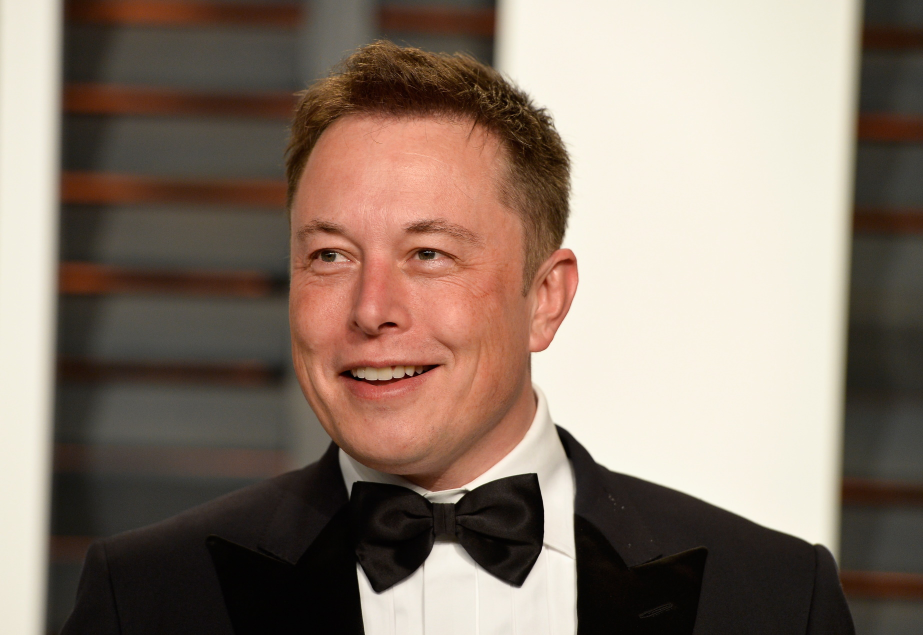
#> input picture PhotoEdu/ElonMusk.jpg, 1846 x 1270 px (shown at 1/2 size)
$ python SampleBasic.py
#> lines starting #> are read from the running program, lines starting #| are printed output that depends on the picture; after the words box and inside, x2 and y2 are one past the last pixel; in counts of white or black regions, pixels touching at a corner belong together
import cv2 as cv

img = cv.imread('PhotoEdu/ElonMusk.jpg')
#> img is the input picture: shape (1270, 1846, 3); mean B, G, R 109.8, 122.6, 139.2
cv.imshow('Musk ', img)

gray = cv.cvtColor(img, cv.COLOR_BGR2GRAY)
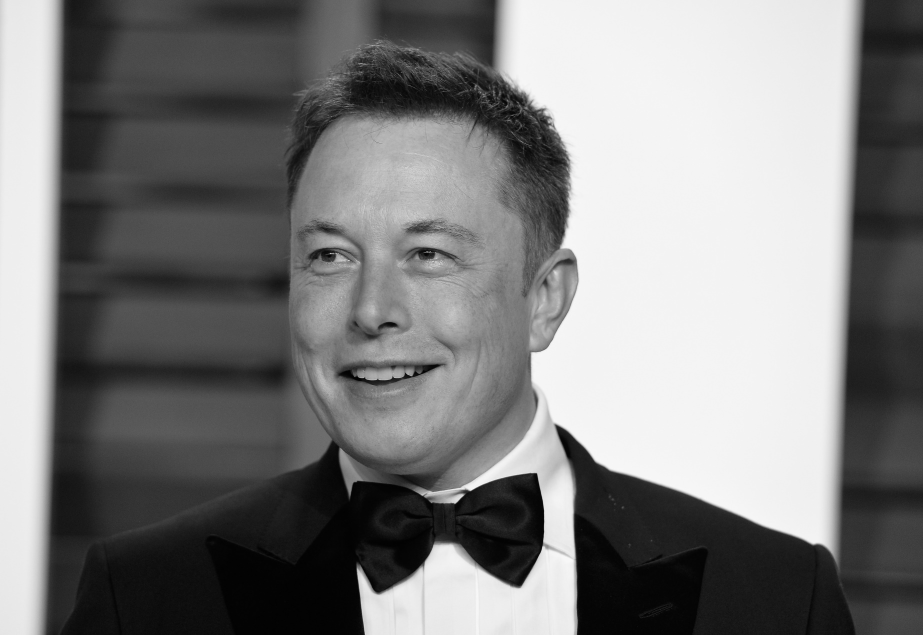
#> gray: shape (1270, 1846) (shown at 1/2 size); min 0, max 252, mean 126
cv.imshow('gray', gray)

#blur
blur = cv.GaussianBlur(img, (3, 3), cv.BORDER_DEFAULT)
cv.imshow('blur', blur)

#Edge cascade
canny = cv.Canny(img, 125, 175)
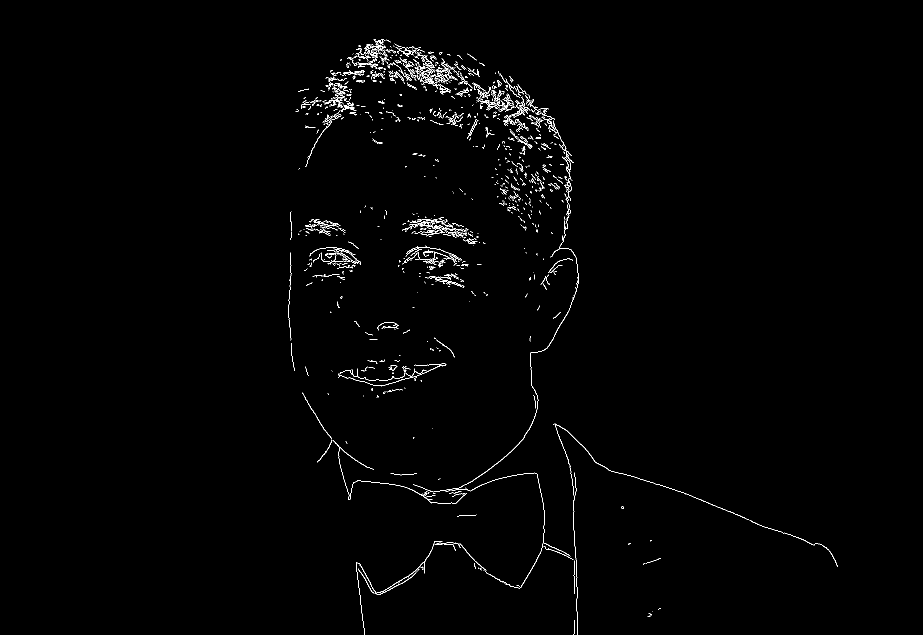
#> canny: shape (1270, 1846) (shown at 1/2 size); 0.9% white in thin lines or dots, all inside (x1, y1, x2, y2) = (577, 78, 1676, 1270)
cv.imshow('Canny', canny)

canny = cv.Canny(blur, 125, 175)
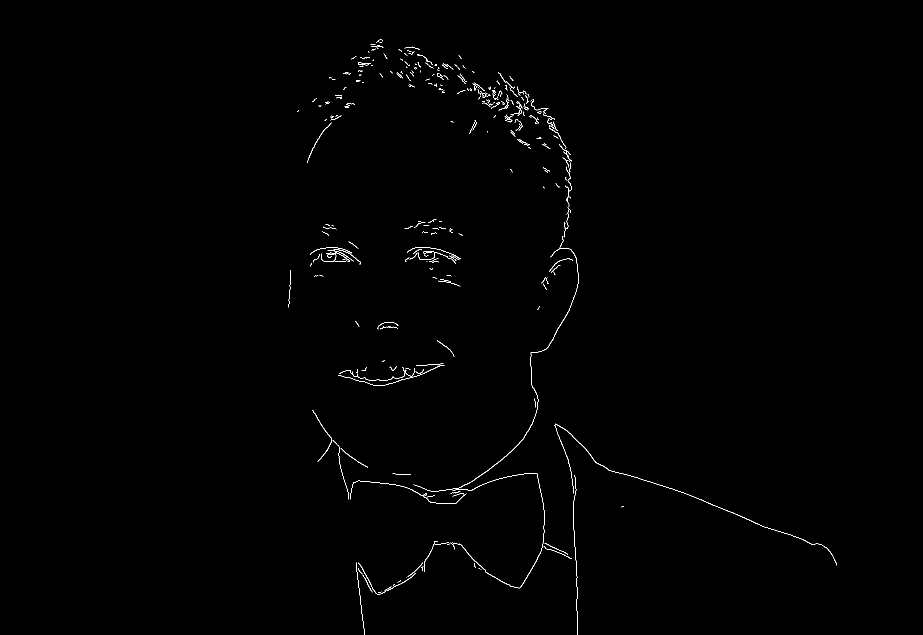
#> canny: shape (1270, 1846) (shown at 1/2 size); 0.43% white in thin lines or dots, all inside (x1, y1, x2, y2) = (577, 79, 1674, 1270)
cv.imshow('Canny blur', canny)

#Dilating the image
dilated = cv.dilate(canny, (3, 3), iterations=1)
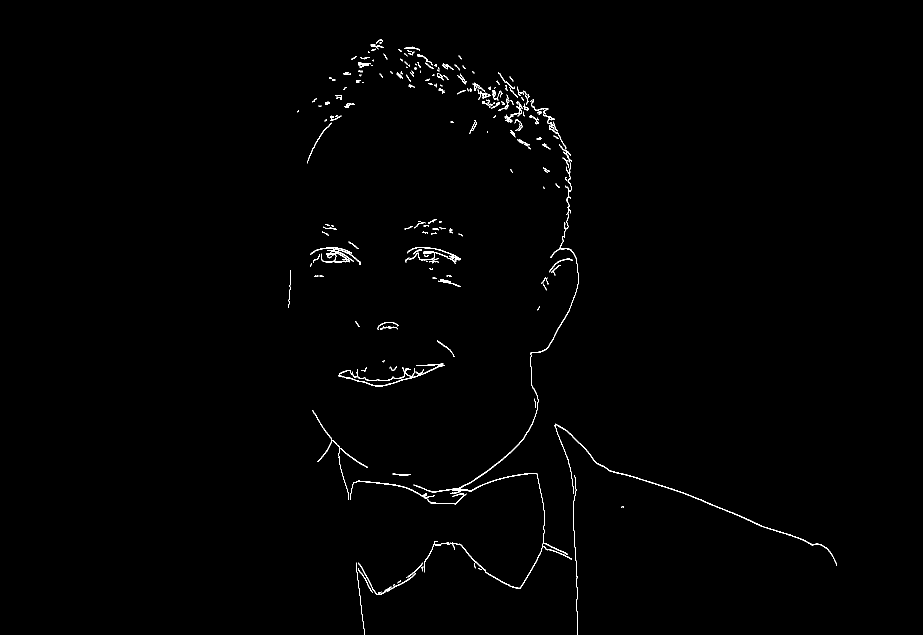
#> dilated: shape (1270, 1846) (shown at 1/2 size); 0.69% white in thin lines or dots, all inside (x1, y1, x2, y2) = (577, 79, 1674, 1270)
cv.imshow('dilated', dilated)

#Erofing
eroded = cv.erode(dilated, (3, 3), iterations=1)
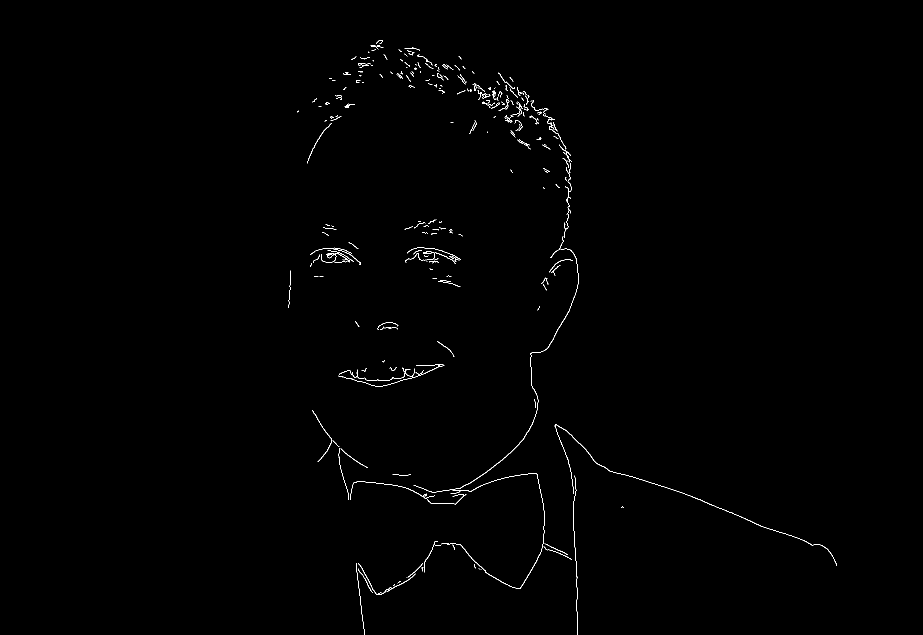
#> eroded: shape (1270, 1846) (shown at 1/2 size); 0.44% white in thin lines or dots, all inside (x1, y1, x2, y2) = (577, 80, 1674, 1270)
cv.imshow('eroded ', eroded )

#resize
resize = cv.resize(img, (500, 500), interpolation=cv.INTER_AREA)
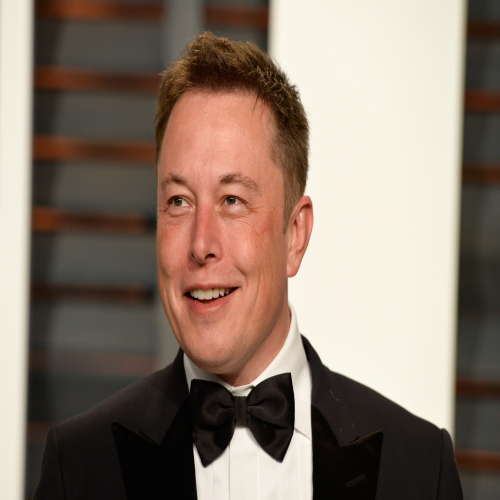
#> resize: shape (500, 500, 3); mean B, G, R 109.8, 122.6, 139.2
cv.imshow('resize ', resize)

#cropped
cropped = img[50:200, 200:400]
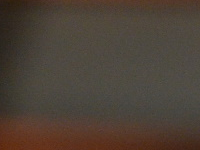
#> cropped: shape (150, 200, 3); mean B, G, R 54.9, 65.2, 76.9
cv.imshow('Croped',cropped )

cv.waitKey(0)

$ run again, with PhotoEdu/Richard.jpg copied over PhotoEdu/ElonMusk.jpg
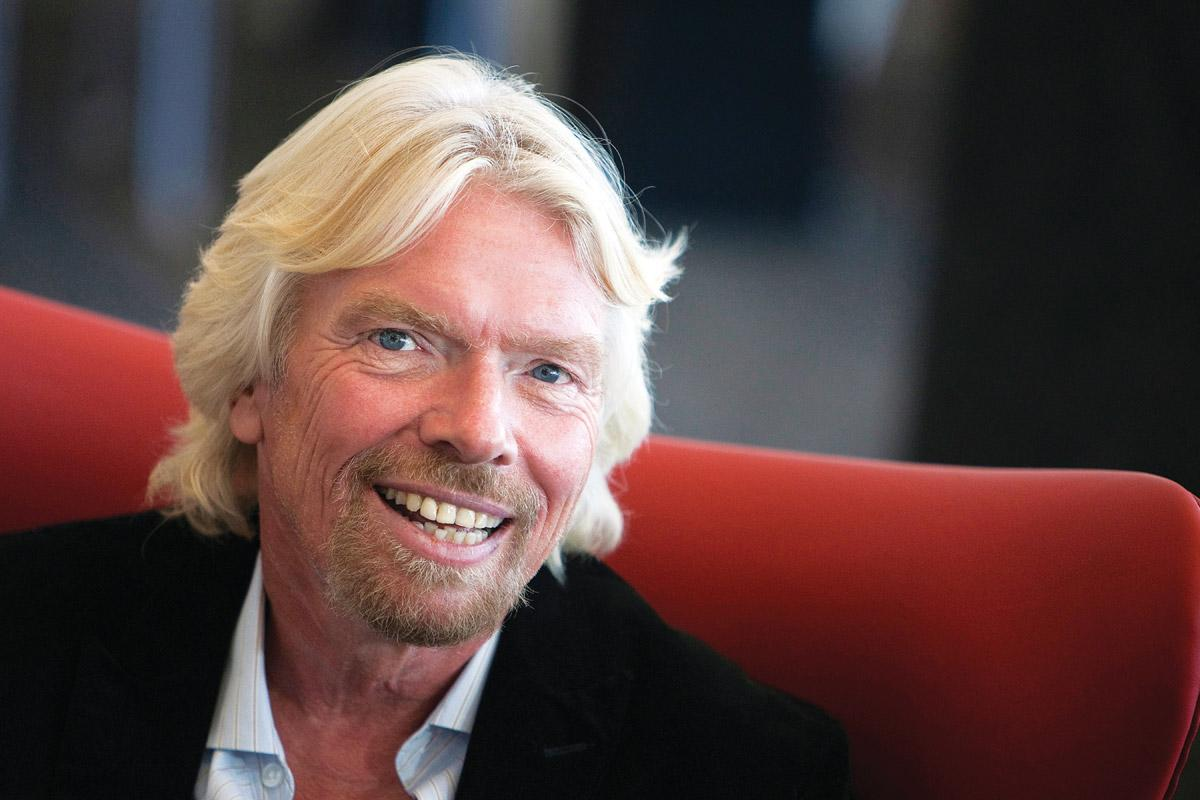
#> input picture PhotoEdu/Richard.jpg, 1200 x 800 px
#> img is the input picture: shape (800, 1200, 3); mean B, G, R 63.6, 65.3, 90
#> `canny = cv.Canny(img, 125, 175)`:
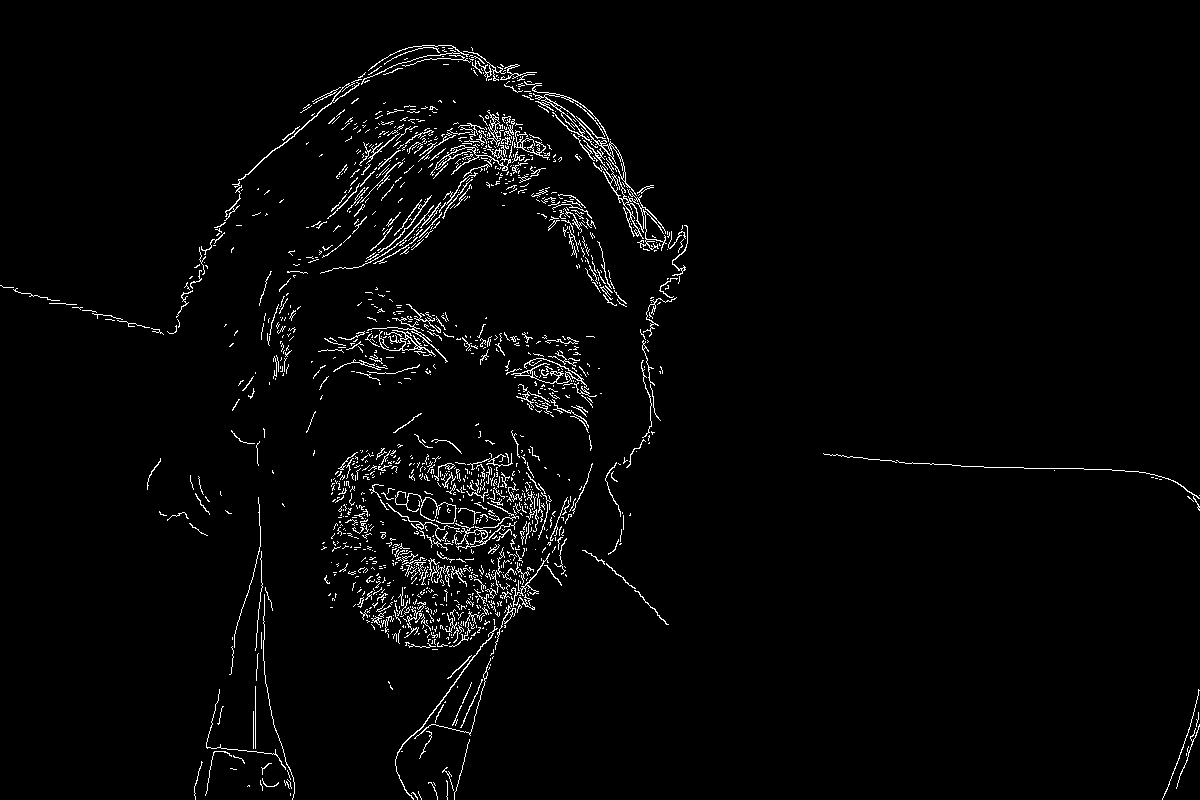
#> canny: shape (800, 1200); 2.5% white in thin lines or dots
#> dilated: shape (800, 1200); 1.7% white in thin lines or dots
#> eroded: shape (800, 1200); 1.1% white in thin lines or dots
#> `cropped = img[50:200, 200:400]`:
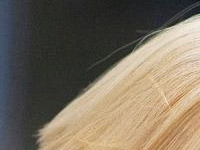
#> cropped: shape (150, 200, 3); mean B, G, R 93.9, 109.9, 120.9

$ run again, with PhotoEdu/VernerBraun.jpg copied over PhotoEdu/ElonMusk.jpg
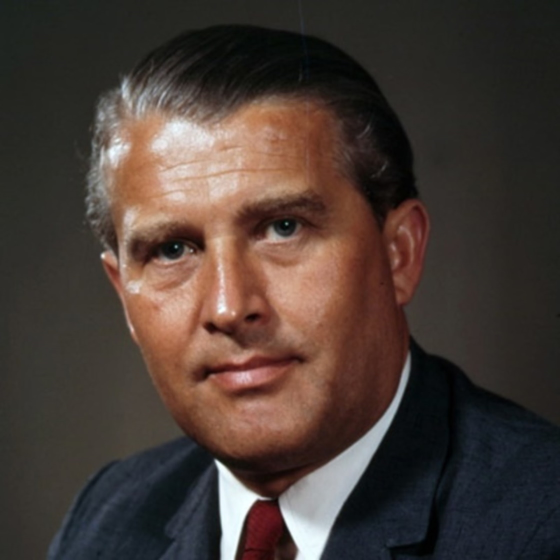
#> input picture PhotoEdu/VernerBraun.jpg, 1120 x 1120 px (shown at 1/2 size)
#> img is the input picture: shape (1120, 1120, 3); mean B, G, R 53.7, 59.8, 72.4
#> `canny = cv.Canny(img, 125, 175)`:
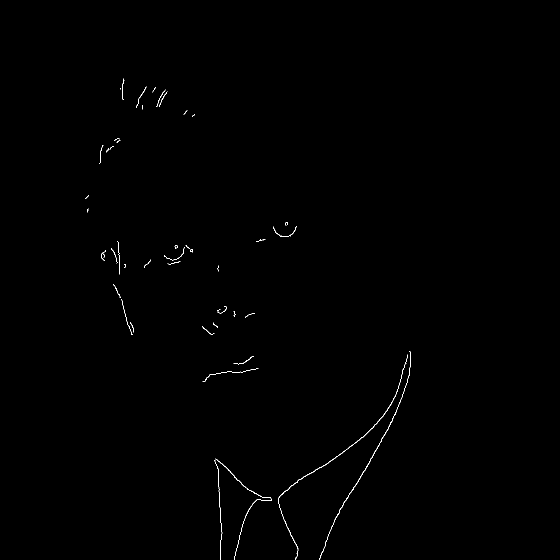
#> canny: shape (1120, 1120) (shown at 1/2 size); 0.25% white in thin lines or dots, all inside (x1, y1, x2, y2) = (171, 157, 822, 1120)
#> dilated: shape (1120, 1120); 0.3% white in thin lines or dots, all inside (x1, y1, x2, y2) = (171, 158, 822, 1120)
#> eroded: shape (1120, 1120); 0.21% white in thin lines or dots, all inside (x1, y1, x2, y2) = (171, 159, 822, 1120)
#> `cropped = img[50:200, 200:400]`:
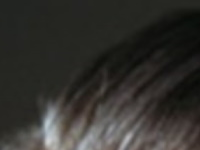
#> cropped: shape (150, 200, 3); mean B, G, R 45.5, 49.3, 50.5
